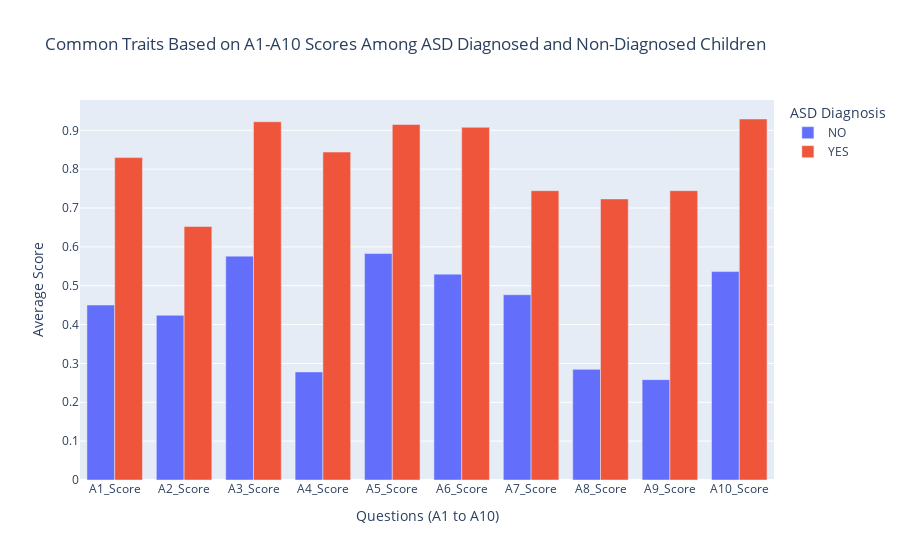

Notebook code for this chart:
### Markdown cell above
## What are the common traits (based on A1-A10 scores) among children diagnosed with ASD compared to those not diagnosed?

### Code cell
# Calculate the mean scores for each question by ASD diagnosis
mean_scores = autism_df.groupby('ASD')[['A1_Score', 'A2_Score', 'A3_Score', 'A4_Score', 'A5_Score',
                                        'A6_Score', 'A7_Score', 'A8_Score', 'A9_Score',
                                        'A10_Score']].mean().reset_index()

# Prepare data for plotting
melted_data = mean_scores.melt(id_vars='ASD', var_name='Question', value_name='Average Score')

# Create a grouped bar chart
fig = px.bar(melted_data, x='Question', y='Average Score', color='ASD', barmode='group',
             title='Common Traits Based on A1-A10 Scores Among ASD Diagnosed and Non-Diagnosed Children',
             labels={'Question': 'Question (A1-A10)', 'Average Score': 'Average Score'})

fig.update_layout(
    xaxis_title='Questions (A1 to A10)',
    yaxis_title='Average Score',
    legend_title="ASD Diagnosis"
)
fig.show()

### Figure 1 — Plotly figure (JSON) as saved in the notebook; plotly's stock layout.template omitted (floating-point values rounded to 4 significant figures)
{"data": [{"alignmentgroup": "True", "hovertemplate": "ASD=NO<br>Question (A1-A10)=%{x}<br>Average Score=%{y}<extra></extra>", "legendgroup": "NO", "marker": {"color": "#636efa", "pattern": {"shape": ""}}, "name": "NO", "offsetgroup": "NO", "orientation": "v", "showlegend": true, "textposition": "auto", "type": "bar", "x": ["A1_Score", "A2_Score", "A3_Score", "A4_Score", "A5_Score", "A6_Score", "A7_Score", "A8_Score", "A9_Score", "A10_Score"], "xaxis": "x", "y": [0.4503, 0.4238, 0.5762, 0.2781, 0.5828, 0.5298, 0.4768, 0.2848, 0.2583, 0.5364], "yaxis": "y"}, {"alignmentgroup": "True", "hovertemplate": "ASD=YES<br>Question (A1-A10)=%{x}<br>Average Score=%{y}<extra></extra>", "legendgroup": "YES", "marker": {"color": "#EF553B", "pattern": {"shape": ""}}, "name": "YES", "offsetgroup": "YES", "orientation": "v", "showlegend": true, "textposition": "auto", "type": "bar", "x": ["A1_Score", "A2_Score", "A3_Score", "A4_Score", "A5_Score", "A6_Score", "A7_Score", "A8_Score", "A9_Score", "A10_Score"], "xaxis": "x", "y": [0.8298, 0.6525, 0.922, 0.844, 0.9149, 0.9078, 0.7447, 0.7234, 0.7447, 0.9291], "yaxis": "y"}], "layout": {"barmode": "group", "legend": {"title": {"text": "ASD Diagnosis"}, "tracegroupgap": 0}, "title": {"text": "Common Traits Based on A1-A10 Scores Among ASD Diagnosed and Non-Diagnosed Children"}, "xaxis": {"anchor": "y", "domain": [0, 1], "title": {"text": "Questions (A1 to A10)"}}, "yaxis": {"anchor": "x", "domain": [0, 1], "title": {"text": "Average Score"}}}}
